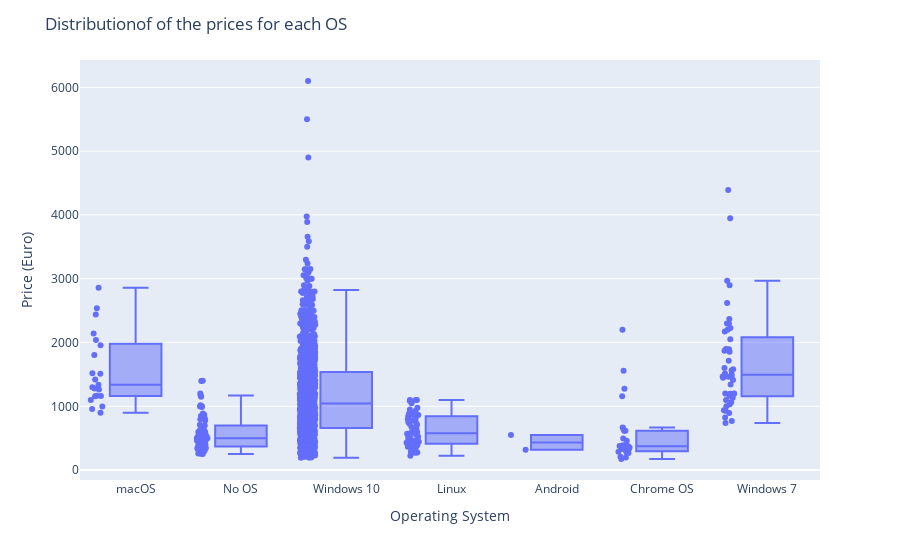

The code cell stored with this chart in its notebook:
### Markdown cell above
Plot for each of the operating system types the distribution of the prices, so that the
number of plots equals to the number of unique operating systems.

### Code cell
fig = px.box(laptop_price, 
        x='OpSys', 
        y='Price (Euro)', 
        points='all')
fig.update_layout(
        title="Distributionof of the prices for each OS",
        xaxis_title="Operating System",
        yaxis_title="Price (Euro)")


fig.show()

### Figure 1 — Plotly figure (JSON) as saved in the notebook; plotly's stock layout.template omitted (floating-point values rounded to 4 significant figures; data arrays with more than 128 entries replaced by an {"elided": "..."} marker saying what was removed)
{"data": [{"alignmentgroup": "True", "boxpoints": "all", "hovertemplate": "OpSys=%{x}<br>Price (Euro)=%{y}<extra></extra>", "legendgroup": "", "marker": {"color": "#636efa"}, "name": "", "notched": false, "offsetgroup": "", "orientation": "v", "showlegend": false, "type": "box", "x": {"elided": "1275 str values"}, "x0": " ", "xaxis": "x", "y": {"elided": "1275 float values"}, "y0": " ", "yaxis": "y"}], "layout": {"boxmode": "group", "legend": {"tracegroupgap": 0}, "margin": {"t": 60}, "title": {"text": "Distributionof of the prices for each OS"}, "xaxis": {"anchor": "y", "domain": [0, 1], "title": {"text": "Operating System"}}, "yaxis": {"anchor": "x", "domain": [0, 1], "title": {"text": "Price (Euro)"}}}}
